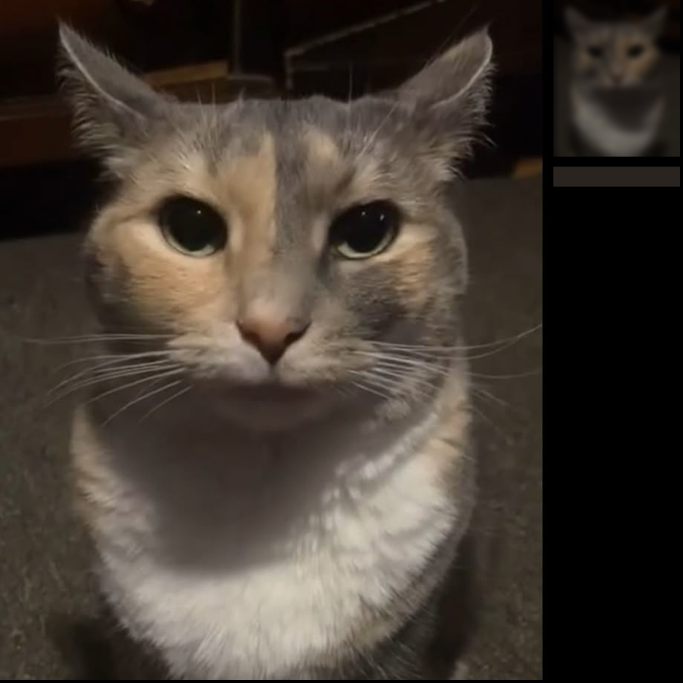
#> input picture Cape_Image/Cape_Color_calico_cat.png, 2048 x 2048 px (shown at 1/3 size)
$ python -i cape.py   (imports and definitions only)
#> lines starting #> are read from the running program, lines starting #| are printed output that depends on the picture
"""Cape UGC: fixed trapezoid slab + texture generator.
Usage:  python3 cape.py build            -> writes Cape.fbx / Cape.obj
        python3 cape.py tex IMAGE [OUT]  -> writes Cape_Color.png from any image (cover-crop, no stretch)"""
import sys, os, numpy as np
from PIL import Image, ImageFilter
HERE=os.path.dirname(os.path.abspath(__file__)); OUTDIR=os.path.dirname(HERE)
# ---- shape (studs, R6 rig space: Y up, +Z = front of the character, back of torso at z=-0.5)
TOP_W,BOT_W,LEN=1.9,2.4,2.9
TOP=np.array([0,0.95,-0.53]); BOT=np.array([0,0.95-2.82,-0.53-0.66])     # slants away from the legs
TH=0.05                                                                  # thickness
N=2048; FR=(0,0,1640,2040)          # atlas: outer face (image) region x0,y0,x1,y1 (aspect = BOT_W/LEN)
BK=(1660,0,2040,470); ED=(1660,500,2040,560)
def corners():
    d=BOT-TOP; L=np.linalg.norm(d); t=d/L; n=np.cross(np.array([1.,0,0]),t); n/=np.linalg.norm(n)   # n points outward (-z side)
    if n[2]>0: n=-n
    P=[TOP+np.array([-TOP_W/2,0,0]),TOP+np.array([TOP_W/2,0,0]),BOT+np.array([BOT_W/2,0,0]),BOT+np.array([-BOT_W/2,0,0])]
    return np.array(P),n
def uv_px(x,y): return np.array([x/N,1-y/N])
def build():
    P,n=corners(); out=P-n*0+n*TH/2; inn=P-n*TH/2
    x0,y0,x1,y1=FR; W=x1-x0; H=y1-y0
    # outer face UV: trapezoid inside the image rectangle -> no stretch (bottom edge = full width)
    def fuv(p,i):
        u=(p[0]+BOT_W/2)/BOT_W; v=i
        # x seen from behind the character is mirrored: viewer's left = +X
        return uv_px(x0+(1-u)*W, y0+v*H)
    tris=[];uvs=[]
    O=[out[0],out[1],out[2],out[3]]; Ou=[fuv(O[0],0),fuv(O[1],0),fuv(O[2],1),fuv(O[3],1)]
    for a,b,c in ((0,1,2),(0,2,3)): tris.append([O[a],O[b],O[c]]); uvs.append([Ou[a],Ou[b],Ou[c]])
    bx0,by0,bx1,by1=BK; Iu=[uv_px(bx0+(bx1-bx0)*((p[0]+BOT_W/2)/BOT_W),by0+(by1-by0)*v) for p,v in zip(inn,(0,0,1,1))]
    for a,b,c in ((0,2,1),(0,3,2)): tris.append([inn[a],inn[b],inn[c]]); uvs.append([Iu[a],Iu[b],Iu[c]])
    eu=[uv_px(ED[0]+5,ED[1]+5),uv_px(ED[2]-5,ED[1]+5),uv_px(ED[2]-5,ED[3]-5),uv_px(ED[0]+5,ED[3]-5)]
    for i in range(4):
        j=(i+1)%4; q=[out[i],out[j],inn[j],inn[i]]; ctr=(out.mean(0)+inn.mean(0))/2
        for a,b,c in ((0,1,2),(0,2,3)):
            T=[q[a],q[b],q[c]]
            if np.cross(T[1]-T[0],T[2]-T[0])@((T[0]+T[1]+T[2])/3-ctr)<0: T=[T[0],T[2],T[1]]
            tris.append(T); uvs.append([eu[a],eu[b],eu[c]])
    return np.array(tris),np.array(uvs)
def tex(img_path,out=None,focus=None):
#> called with img_path = '../Cape_Color_calico_cat.png'
    im=Image.open(img_path).convert('RGB'); x0,y0,x1,y1=FR; W,H=x1-x0,y1-y0
#> in tex, im is the input picture: PIL image 2048x2048 RGB; mean R, G, B 68.1, 59.4, 51.1
    if focus:                                   # focus=(cx,cy,h) in source pixels: crop a portrait window centred on the subject
        cx,cy,h=focus; w=h*W/H; l=min(max(cx-w/2,0),im.width-w); t=min(max(cy-h/2,0),im.height-h)
        im=im.crop((round(l),round(t),round(l+w),round(t+h)))
    s=max(W/im.width,H/im.height); im=im.resize((round(im.width*s),round(im.height*s)),Image.LANCZOS)
#> after `s = max(W / im.width, H / im.height)`: s = 0.996
    l=(im.width-W)//2; t=(im.height-H)//2; im=im.crop((l,t,l+W,t+H))           # cover-crop: centre kept, never stretched
#> after `l = (im.width - W) // 2`: l = 200
#> after `t = (im.height - H) // 2`: t = 0
#> after `im = im.crop((l, t, l + W, t + H))`:
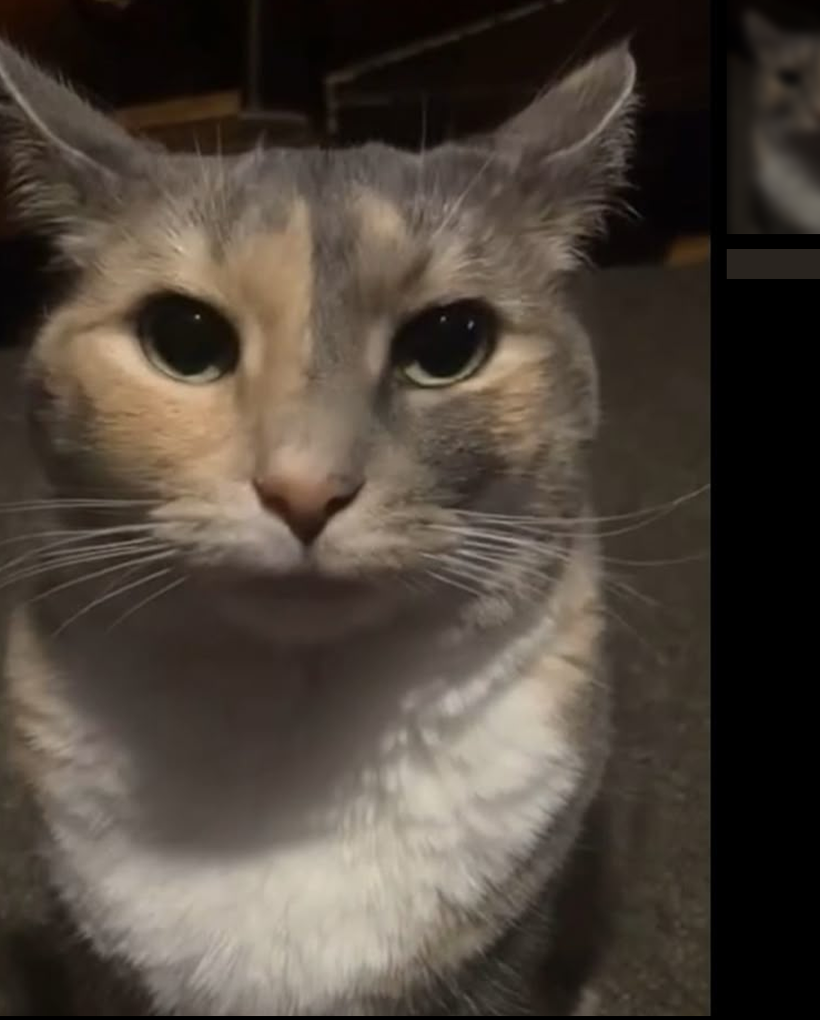
#> im: PIL image 1640x2040 RGB (shown at 1/2 size); mean R, G, B 77.6, 68, 58.8
    A=Image.new('RGB',(N,N)); A.paste(im,(x0,y0))
#> after `A = Image.new('RGB', (N, N))`: A: PIL image 2048x2048 RGB; every value is 0
#> after `A.paste(im, (x0, y0))`:
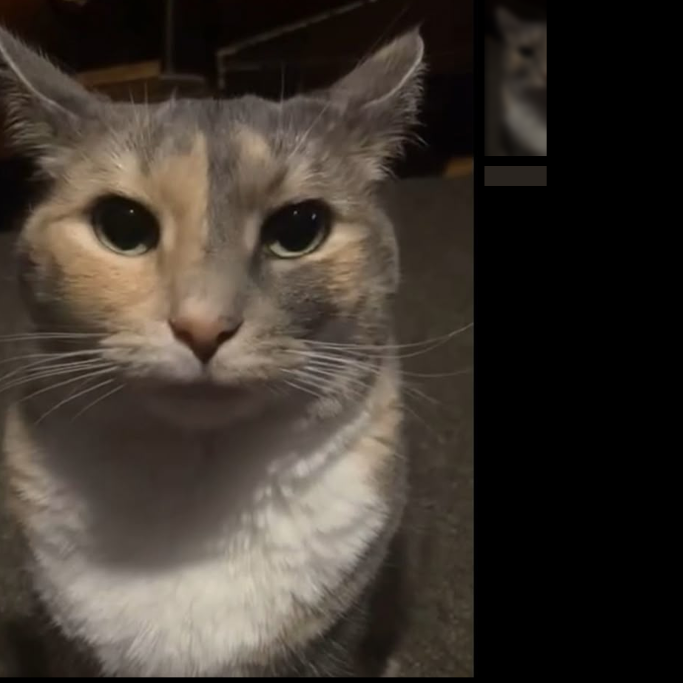
#> A: PIL image 2048x2048 RGB (shown at 1/3 size); mean R, G, B 61.9, 54.2, 46.9
    back=im.transpose(Image.FLIP_LEFT_RIGHT).filter(ImageFilter.GaussianBlur(40))
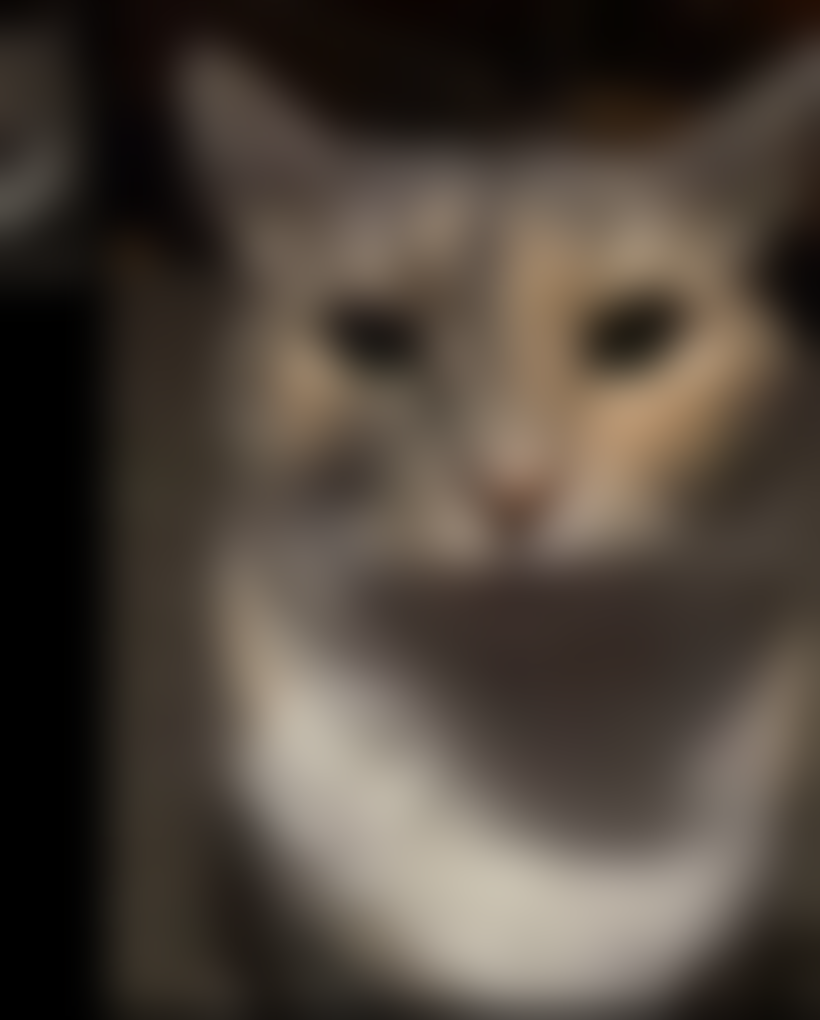
#> back: PIL image 1640x2040 RGB (shown at 1/2 size); mean R, G, B 77.3, 67.7, 58.6
    back=Image.fromarray((np.asarray(back).astype(float)*0.55).astype(np.uint8)).resize((BK[2]-BK[0],BK[3]-BK[1]))
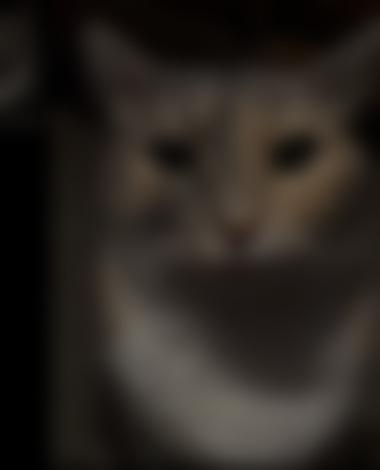
#> back: PIL image 380x470 RGB; mean R, G, B 42, 36.8, 31.8
    A.paste(back,BK[:2])
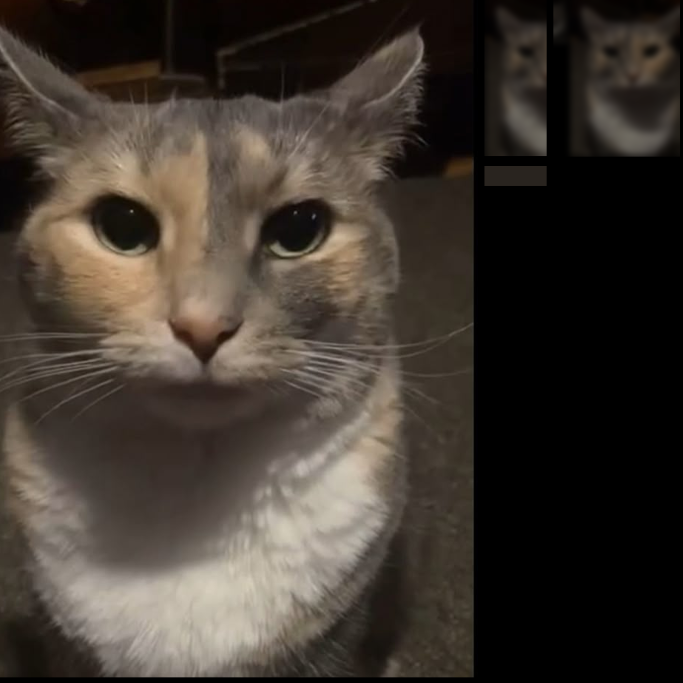
#> A: PIL image 2048x2048 RGB (shown at 1/3 size); mean R, G, B 63.7, 55.8, 48.3
    edge=tuple((np.asarray(im).reshape(-1,3).mean(0)*0.5).astype(int)); A.paste(edge,ED)
#> after `edge = tuple((np.asarray(im).reshape(-1, 3).mean(0) * 0.5).astype(int)`: edge = (38, 33, 29)
    out=out or os.path.join(OUTDIR,'Cape_Color.png'); A.save(out); print('texture ->',out); return out
# [5 lines not run here, left out]

>>> result = tex('../Cape_Color_calico_cat.png')

$ run again, on Cape_Image/Cape_Color_kitten_dance.png
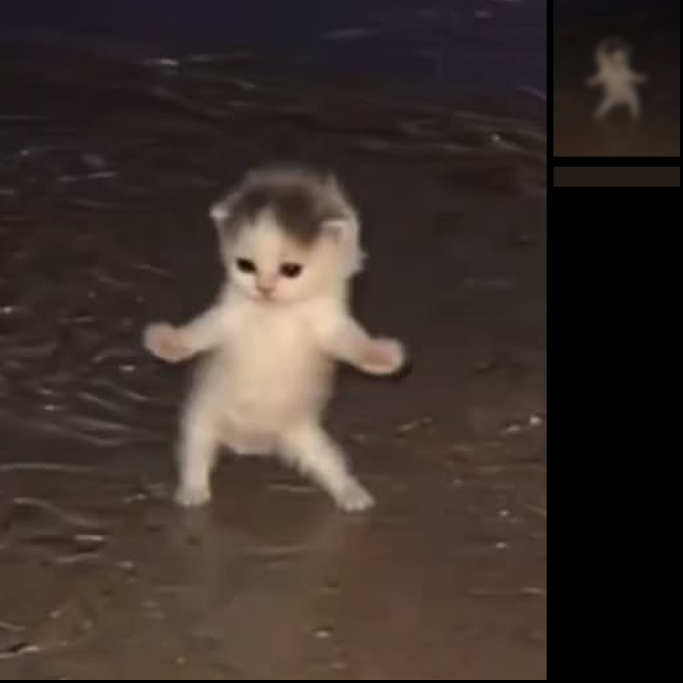
#> input picture Cape_Image/Cape_Color_kitten_dance.png, 2048 x 2048 px (shown at 1/3 size)
#> in tex, im is the input picture: PIL image 2048x2048 RGB; mean R, G, B 59.8, 49, 43.5
#> in tex, `back=Image.fromarray((np.asarray(back).astype(float)*0.55).astype(np.u..`:
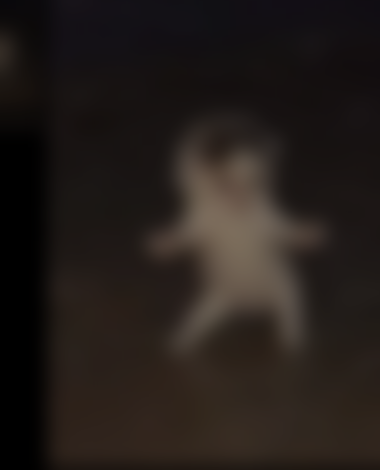
#> back: PIL image 380x470 RGB; mean R, G, B 36.1, 29.5, 26
#> in tex, `A.paste(back,BK[:2])`:
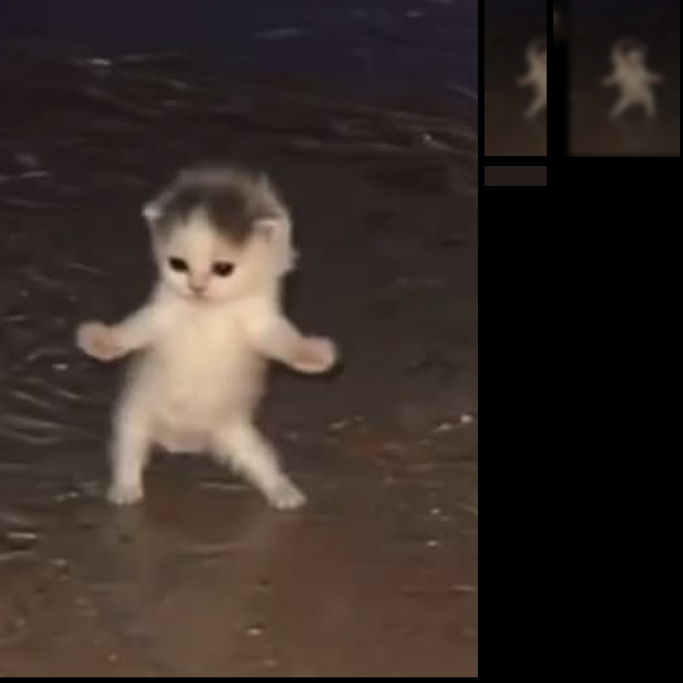
#> A: PIL image 2048x2048 RGB (shown at 1/3 size); mean R, G, B 54.8, 44.9, 39.7
#> edge = (33, 27, 24)
